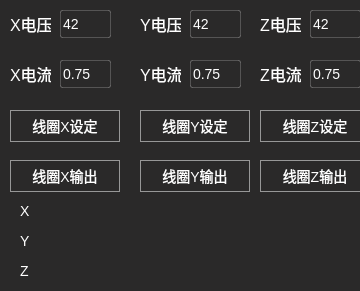
  <widget class="QGroupBox" name="groupBox_coil">
   <property name="geometry">
    <rect>
     <x>1520</x>
     <y>100</y>
     <width>360</width>
     <height>291</height>
    </rect>
   </property>
   <property name="styleSheet">
    <string notr="true">border: none;background-color: rgb(42, 41, 41); </string>
   </property>
   <property name="title">
    <string/>
   </property>
   <widget class="QLabel" name="label_46">
    <property name="geometry">
     <rect>
      <x>10</x>
      <y>10</y>
      <width>41</width>
      <height>28</height>
     </rect>
    </property>
    <property name="styleSheet">
     <string notr="true">font-size: 16px;
font-family: &quot;Microsoft YaHei UI Light&quot;;
font-weight: 400;
color: #FFFFFF;
line-height: 22px;</string>
    </property>
    <property name="text">
     <string>X电压</string>
    </property>
   </widget>
   <widget class="QLineEdit" name="lineEdit_CoilX_V">
    <property name="geometry">
     <rect>
      <x>60</x>
      <y>10</y>
      <width>51</width>
      <height>28</height>
     </rect>
    </property>
    <property name="styleSheet">
     <string notr="true">QLineEdit:focus { border-radius: 2px; border: 2px solid rgba(60,154,232,1); }
QLineEdit { border-radius: 2px; border: 1px solid rgba(255,255,255,0.2); }
QLineEdit { font-size: 14px; font-family: &quot;Microsoft YaHei UI Light&quot;;
 font-weight: 400; color: rgba(255,255,255,1); line-height: 22px; }</string>
    </property>
    <property name="text">
     <string>42</string>
    </property>
   </widget>
   <widget class="QLabel" name="label_48">
    <property name="geometry">
     <rect>
      <x>10</x>
      <y>60</y>
      <width>41</width>
      <height>28</height>
     </rect>
    </property>
    <property name="styleSheet">
     <string notr="true">font-size: 16px;
font-family: &quot;Microsoft YaHei UI Light&quot;;
font-weight: 400;
color: #FFFFFF;
line-height: 22px;</string>
    </property>
    <property name="text">
     <string>X电流</string>
    </property>
   </widget>
   <widget class="QLineEdit" name="lineEdit_CoilX_A">
    <property name="geometry">
     <rect>
      <x>60</x>
      <y>60</y>
      <width>51</width>
      <height>28</height>
     </rect>
    </property>
    <property name="styleSheet">
     <string notr="true">QLineEdit:focus { border-radius: 2px; border: 2px solid rgba(60,154,232,1); }
QLineEdit { border-radius: 2px; border: 1px solid rgba(255,255,255,0.2); }
QLineEdit { font-size: 14px; font-family: &quot;Microsoft YaHei UI Light&quot;;
 font-weight: 400; color: rgba(255,255,255,1); line-height: 22px; }</string>
    </property>
    <property name="text">
     <string>0.75</string>
    </property>
   </widget>
   <widget class="QPushButton" name="pushButton_CoilXSet">
    <property name="geometry">
     <rect>
      <x>10</x>
      <y>110</y>
      <width>110</width>
      <height>32</height>
     </rect>
    </property>
    <property name="styleSheet">
     <string notr="true">QPushButton:Hover
{
	border-radius: 2px;
	border: 1px solid #1765AD;
}
QPushButton:pressed
{
	background: #1765AD;
	border-radius: 2px;
}
QPushButton{
font-size: 14px;
font-family: &quot;Microsoft YaHei UI Light&quot;;
font-weight: 400;
color: #FFFFFF;
line-height: 17px;
border: 1px solid #979797;
}


QPushButton:disabled {
font-size: 14px;
font-family: &quot;Microsoft YaHei UI Light&quot;;
font-weight: 400;
color: #656565;
line-height: 17px;
border: 1px solid #979797;
}
</string>
    </property>
    <property name="text">
     <string>线圈X设定</string>
    </property>
   </widget>
   <widget class="QPushButton" name="pushButton_CoilXOut">
    <property name="geometry">
     <rect>
      <x>10</x>
      <y>160</y>
      <width>110</width>
      <height>32</height>
     </rect>
    </property>
    <property name="styleSheet">
     <string notr="true">QPushButton:Hover
{
	border-radius: 2px;
	border: 1px solid #1765AD;
}
QPushButton:pressed
{
	background: #1765AD;
	border-radius: 2px;
}
QPushButton{
font-size: 14px;
font-family: &quot;Microsoft YaHei UI Light&quot;;
font-weight: 400;
color: #FFFFFF;
line-height: 17px;
border: 1px solid #979797;
}


QPushButton:disabled {
font-size: 14px;
font-family: &quot;Microsoft YaHei UI Light&quot;;
font-weight: 400;
color: #656565;
line-height: 17px;
border: 1px solid #979797;
}
</string>
    </property>
    <property name="text">
     <string>线圈X输出</string>
    </property>
   </widget>
   <widget class="QPushButton" name="pushButton_CoilYSet">
    <property name="geometry">
     <rect>
      <x>140</x>
      <y>110</y>
      <width>110</width>
      <height>32</height>
     </rect>
    </property>
    <property name="styleSheet">
     <string notr="true">QPushButton:Hover
{
	border-radius: 2px;
	border: 1px solid #1765AD;
}
QPushButton:pressed
{
	background: #1765AD;
	border-radius: 2px;
}
QPushButton{
font-size: 14px;
font-family: &quot;Microsoft YaHei UI Light&quot;;
font-weight: 400;
color: #FFFFFF;
line-height: 17px;
border: 1px solid #979797;
}


QPushButton:disabled {
font-size: 14px;
font-family: &quot;Microsoft YaHei UI Light&quot;;
font-weight: 400;
color: #656565;
line-height: 17px;
border: 1px solid #979797;
}
</string>
    </property>
    <property name="text">
     <string>线圈Y设定</string>
    </property>
   </widget>
   <widget class="QLineEdit" name="lineEdit_CoilY_V">
    <property name="geometry">
     <rect>
      <x>190</x>
      <y>10</y>
      <width>51</width>
      <height>28</height>
     </rect>
    </property>
    <property name="styleSheet">
     <string notr="true">QLineEdit:focus { border-radius: 2px; border: 2px solid rgba(60,154,232,1); }
QLineEdit { border-radius: 2px; border: 1px solid rgba(255,255,255,0.2); }
QLineEdit { font-size: 14px; font-family: &quot;Microsoft YaHei UI Light&quot;;
 font-weight: 400; color: rgba(255,255,255,1); line-height: 22px; }</string>
    </property>
    <property name="text">
     <string>42</string>
    </property>
   </widget>
   <widget class="QLineEdit" name="lineEdit_CoilY_A">
    <property name="geometry">
     <rect>
      <x>190</x>
      <y>60</y>
      <width>51</width>
      <height>28</height>
     </rect>
    </property>
    <property name="styleSheet">
     <string notr="true">QLineEdit:focus { border-radius: 2px; border: 2px solid rgba(60,154,232,1); }
QLineEdit { border-radius: 2px; border: 1px solid rgba(255,255,255,0.2); }
QLineEdit { font-size: 14px; font-family: &quot;Microsoft YaHei UI Light&quot;;
 font-weight: 400; color: rgba(255,255,255,1); line-height: 22px; }</string>
    </property>
    <property name="text">
     <string>0.75</string>
    </property>
   </widget>
   <widget class="QPushButton" name="pushButton_CoilYOut">
    <property name="geometry">
     <rect>
      <x>140</x>
      <y>160</y>
      <width>110</width>
      <height>32</height>
     </rect>
    </property>
    <property name="styleSheet">
     <string notr="true">QPushButton:Hover
{
	border-radius: 2px;
	border: 1px solid #1765AD;
}
QPushButton:pressed
{
	background: #1765AD;
	border-radius: 2px;
}
QPushButton{
font-size: 14px;
font-family: &quot;Microsoft YaHei UI Light&quot;;
font-weight: 400;
color: #FFFFFF;
line-height: 17px;
border: 1px solid #979797;
}


QPushButton:disabled {
font-size: 14px;
font-family: &quot;Microsoft YaHei UI Light&quot;;
font-weight: 400;
color: #656565;
line-height: 17px;
border: 1px solid #979797;
}
</string>
    </property>
    <property name="text">
     <string>线圈Y输出</string>
    </property>
   </widget>
   <widget class="QLabel" name="label_49">
    <property name="geometry">
     <rect>
      <x>140</x>
      <y>60</y>
      <width>41</width>
      <height>28</height>
     </rect>
    </property>
    <property name="styleSheet">
     <string notr="true">font-size: 16px;
font-family: &quot;Microsoft YaHei UI Light&quot;;
font-weight: 400;
color: #FFFFFF;
line-height: 22px;</string>
    </property>
    <property name="text">
     <string>Y电流</string>
    </property>
   </widget>
   <widget class="QLabel" name="label_47">
    <property name="geometry">
     <rect>
      <x>140</x>
      <y>10</y>
      <width>41</width>
      <height>28</height>
     </rect>
    </property>
    <property name="styleSheet">
     <string notr="true">font-size: 16px;
font-family: &quot;Microsoft YaHei UI Light&quot;;
font-weight: 400;
color: #FFFFFF;
line-height: 22px;</string>
    </property>
    <property name="text">
     <string>Y电压</string>
    </property>
   </widget>
   <widget class="QPushButton" name="pushButton_CoilZSet">
    <property name="geometry">
     <rect>
      <x>260</x>
      <y>110</y>
      <width>110</width>
      <height>32</height>
     </rect>
    </property>
    <property name="styleSheet">
     <string notr="true">QPushButton:Hover
{
	border-radius: 2px;
	border: 1px solid #1765AD;
}
QPushButton:pressed
{
	background: #1765AD;
	border-radius: 2px;
}
QPushButton{
font-size: 14px;
font-family: &quot;Microsoft YaHei UI Light&quot;;
font-weight: 400;
color: #FFFFFF;
line-height: 17px;
border: 1px solid #979797;
}


QPushButton:disabled {
font-size: 14px;
font-family: &quot;Microsoft YaHei UI Light&quot;;
font-weight: 400;
color: #656565;
line-height: 17px;
border: 1px solid #979797;
}
</string>
    </property>
    <property name="text">
     <string>线圈Z设定</string>
    </property>
   </widget>
   <widget class="QLineEdit" name="lineEdit_CoilZ_V">
    <property name="geometry">
     <rect>
      <x>310</x>
      <y>10</y>
      <width>51</width>
      <height>28</height>
     </rect>
    </property>
    <property name="styleSheet">
     <string notr="true">QLineEdit:focus { border-radius: 2px; border: 2px solid rgba(60,154,232,1); }
QLineEdit { border-radius: 2px; border: 1px solid rgba(255,255,255,0.2); }
QLineEdit { font-size: 14px; font-family: &quot;Microsoft YaHei UI Light&quot;;
 font-weight: 400; color: rgba(255,255,255,1); line-height: 22px; }</string>
    </property>
    <property name="text">
     <string>42</string>
    </property>
   </widget>
   <widget class="QLineEdit" name="lineEdit_CoilZ_A">
    <property name="geometry">
     <rect>
      <x>310</x>
      <y>60</y>
      <width>51</width>
      <height>28</height>
     </rect>
    </property>
    <property name="styleSheet">
     <string notr="true">QLineEdit:focus { border-radius: 2px; border: 2px solid rgba(60,154,232,1); }
QLineEdit { border-radius: 2px; border: 1px solid rgba(255,255,255,0.2); }
QLineEdit { font-size: 14px; font-family: &quot;Microsoft YaHei UI Light&quot;;
 font-weight: 400; color: rgba(255,255,255,1); line-height: 22px; }</string>
    </property>
    <property name="text">
     <string>0.75</string>
    </property>
   </widget>
   <widget class="QPushButton" name="pushButton_CoilZOut">
    <property name="geometry">
     <rect>
      <x>260</x>
      <y>160</y>
      <width>110</width>
      <height>32</height>
     </rect>
    </property>
    <property name="styleSheet">
     <string notr="true">QPushButton:Hover
{
	border-radius: 2px;
	border: 1px solid #1765AD;
}
QPushButton:pressed
{
	background: #1765AD;
	border-radius: 2px;
}
QPushButton{
font-size: 14px;
font-family: &quot;Microsoft YaHei UI Light&quot;;
font-weight: 400;
color: #FFFFFF;
line-height: 17px;
border: 1px solid #979797;
}


QPushButton:disabled {
font-size: 14px;
font-family: &quot;Microsoft YaHei UI Light&quot;;
font-weight: 400;
color: #656565;
line-height: 17px;
border: 1px solid #979797;
}
</string>
    </property>
    <property name="text">
     <string>线圈Z输出</string>
    </property>
   </widget>
   <widget class="QLabel" name="label_50">
    <property name="geometry">
     <rect>
      <x>260</x>
      <y>60</y>
      <width>41</width>
      <height>28</height>
     </rect>
    </property>
    <property name="styleSheet">
     <string notr="true">font-size: 16px;
font-family: &quot;Microsoft YaHei UI Light&quot;;
font-weight: 400;
color: #FFFFFF;
line-height: 22px;</string>
    </property>
    <property name="text">
     <string>Z电流</string>
    </property>
   </widget>
   <widget class="QLabel" name="label_51">
    <property name="geometry">
     <rect>
      <x>260</x>
      <y>10</y>
      <width>41</width>
      <height>28</height>
     </rect>
    </property>
    <property name="styleSheet">
     <string notr="true">font-size: 16px;
font-family: &quot;Microsoft YaHei UI Light&quot;;
font-weight: 400;
color: #FFFFFF;
line-height: 22px;</string>
    </property>
    <property name="text">
     <string>Z电压</string>
    </property>
   </widget>
   <widget class="QLabel" name="label_XAV">
    <property name="geometry">
     <rect>
      <x>20</x>
      <y>200</y>
      <width>211</width>
      <height>21</height>
     </rect>
    </property>
    <property name="styleSheet">
     <string notr="true">font-size: 14px;
font-family: &quot;Microsoft YaHei UI Light&quot;;
font-weight: 400;
color: #FFFFFF;
line-height: 22px;</string>
    </property>
    <property name="text">
     <string>X</string>
    </property>
   </widget>
   <widget class="QLabel" name="label_YAV">
    <property name="geometry">
     <rect>
      <x>20</x>
      <y>230</y>
      <width>201</width>
      <height>21</height>
     </rect>
    </property>
    <property name="styleSheet">
     <string notr="true">font-size: 14px;
font-family: &quot;Microsoft YaHei UI Light&quot;;
font-weight: 400;
color: #FFFFFF;
line-height: 22px;</string>
    </property>
    <property name="text">
     <string>Y</string>
    </property>
   </widget>
   <widget class="QLabel" name="label_ZAV">
    <property name="geometry">
     <rect>
      <x>20</x>
      <y>260</y>
      <width>201</width>
      <height>21</height>
     </rect>
    </property>
    <property name="styleSheet">
     <string notr="true">font-size: 14px;
font-family: &quot;Microsoft YaHei UI Light&quot;;
font-weight: 400;
color: #FFFFFF;
line-height: 22px;</string>
    </property>
    <property name="text">
     <string>Z</string>
    </property>
   </widget>
  </widget>
